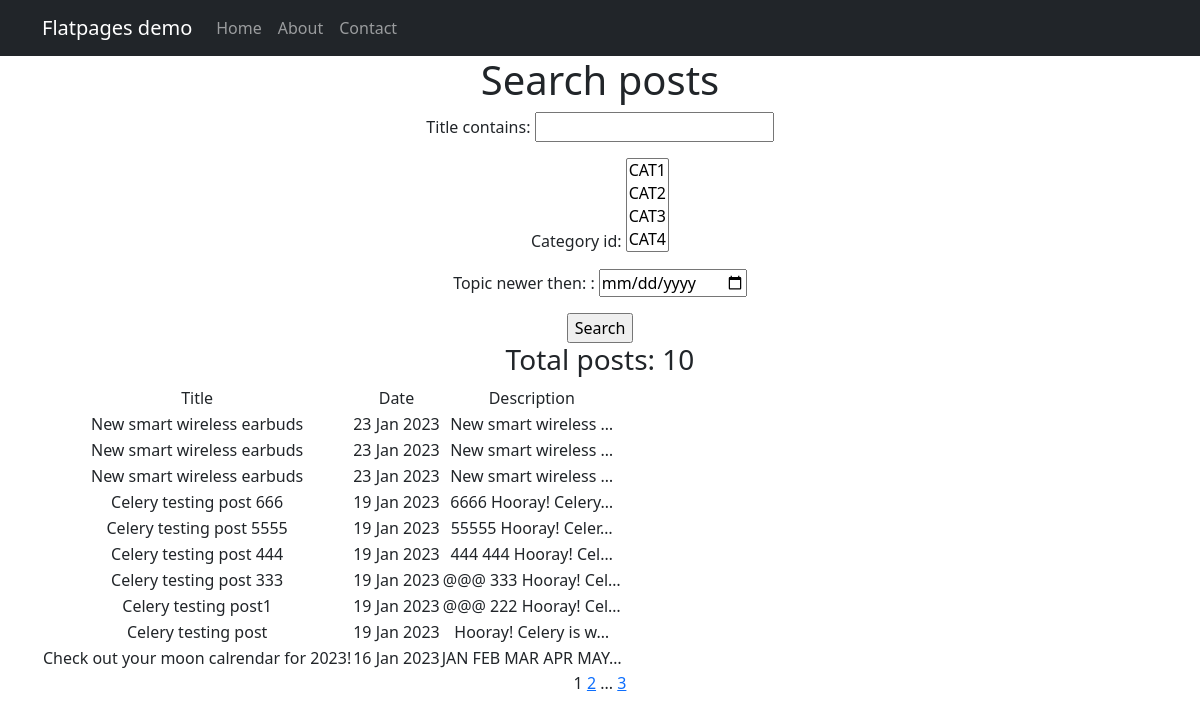
/posts/search/, run on the app's committed database.
### posts/models.py (models this page shows, shortened)
class Post(models.Model):
    NEWS = "NEWS"
    ARTICLE = "ARTCL"
    CATEGORIES = ((NEWS, "News articles"), (ARTICLE, "Articles"))
    author_id = models.ForeignKey(Author, on_delete=models.CASCADE)
    category_type = models.CharField(max_length=5, choices=CATEGORIES, default=NEWS)
    created_at = models.DateTimeField(auto_now_add=True)
    category_id = models.ManyToManyField(Category, through='PostCategory')
    title = models.CharField(max_length=128)
    text = models.TextField()
    rating = models.IntegerField(default=0)

### posts/views.py (the view)
# urls.py: path('search/', SearchList.as_view(), name='search_list'),
class SearchList(ListView):
    model = Post
    ordering = '-created_at'
    template_name = 'searchposts.html'
    context_object_name = 'posts'
    paginate_by = 10
    def get_queryset(self):
        queryset = super().get_queryset()
        self.filterset = SearchFilter(self.request.GET, queryset)
        return self.filterset.qs
    def get_context_data(self, **kwargs):
        context = super().get_context_data(**kwargs)
        context['filtersearch'] = self.filterset
        return context

### posts/models.py (called while the page is built)
    def __str__(self):
        return f'{self.name}'

### posts/templatetags/custom_filters.py (called while the page is built)
@register.filter()
def censorship(value):
    word = 'reallybadword'
    if not isinstance(value, str):
        raise ValueError(f"String is expected, got {type(value)}")
    for w in value.split():
        if w.lower() == word:
            value = value.replace(w, f"{w[0]}{'*' * (len(w) - 1)}")
    return value

### posts/templatetags/custom_tags.py (called while the page is built)
@register.simple_tag(takes_context=True)
def url_replace(context, **kwargs):
    d = context['request'].GET.copy()
    for k, v in kwargs.items():
        d[k] = v
    return d.urlencode()

### templates/searchposts.html (shortened to what this page needs)
{% extends 'flatpages/default.html' %}
{% load custom_tags %}
{% load custom_filters %}
{% block content %}
    <h1>Search posts</h1>
    <form action="" method="get">
        {{ filtersearch.form.as_p }}
 <input type="submit" value="Search"/>
    </form>
    {% if posts %}
        <h3>Total posts: {{ posts|length }}</h3>
        <table>
            <tr>
                <td>Title</td>
                <td>Date</td>
                <td>Description</td>
            </tr>
            {% for post in posts %}
                <tr>
                    <td>{{ post.title|censorship }}</td>
                    <td>{{ post.created_at|date:'d M Y' }}</td>
                    <td>{{ post.text|truncatechars:20|censorship }}</td>
                </tr>
            {% endfor %}
        </table>
    {% else %}
        <h2>No topics available</h2>
    {% endif %}
    {{ page_obj.number }}
    {% if page_obj.has_next %}
        <a href="?{% url_replace page=page_obj.next_page_number %}">{{ page_obj.next_page_number }}</a>
        {% if paginator.num_pages != page_obj.next_page_number %}
            ...
            <a href="?{% url_replace page=page_obj.paginator.num_pages %}">{{ page_obj.paginator.num_pages }}</a>
        {% endif %}
    {% endif %}
{% endblock content %}

### data on the page
Post: title|censorship "New smart wireless earbuds", created_at "23 Jan 2023", text|censorship "New smart wireless …"
Post: title|censorship "New smart wireless earbuds", created_at "23 Jan 2023", text|censorship "New smart wireless …"
Post: title|censorship "New smart wireless earbuds", created_at "23 Jan 2023", text|censorship "New smart wireless …"
Post: title|censorship "Celery testing post 666", created_at "19 Jan 2023", text|censorship "6666 Hooray! Celery…"
Post: title|censorship "Celery testing post 5555", created_at "19 Jan 2023", text|censorship "55555 Hooray! Celer…"
Post: title|censorship "Celery testing post 444", created_at "19 Jan 2023", text|censorship "444 444 Hooray! Cel…"
Post: title|censorship "Celery testing post 333", created_at "19 Jan 2023", text|censorship "@@@ 333 Hooray! Cel…"
Post: title|censorship "Celery testing post1", created_at "19 Jan 2023", text|censorship "@@@ 222 Hooray! Cel…"
Post: title|censorship "Celery testing post", created_at "19 Jan 2023", text|censorship "Hooray! Celery is w…"
Post: title|censorship "Check out your moon calrendar for 2023!", created_at "16 Jan 2023", text|censorship "JAN FEB MAR APR MAY…"

### other printed values
{{ posts|length }} "10"
{{ page_obj.number }} "1"
{{ page_obj.next_page_number }} "2"
{{ page_obj.paginator.num_pages }} "3"
